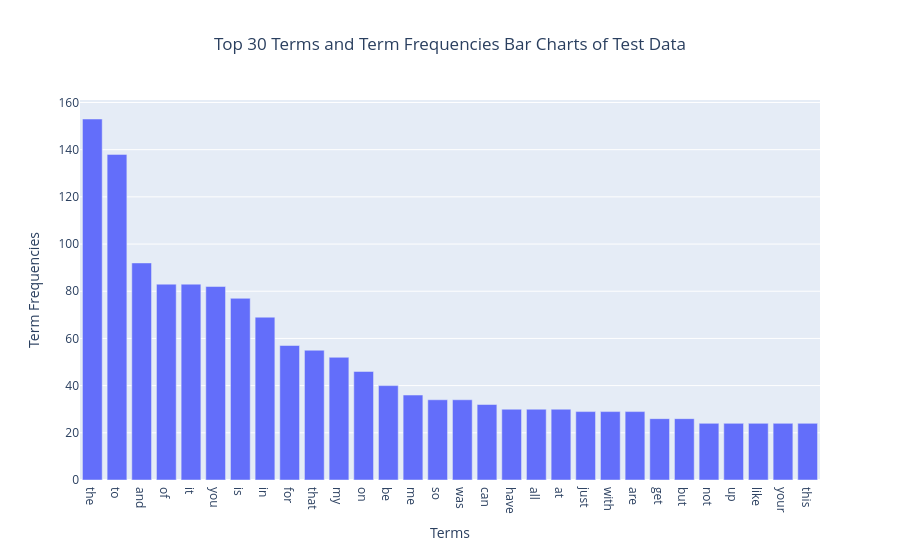

The code cell stored with this chart in its notebook:
### Code cell
freq_col = pd.DataFrame(test_term_frequencies[:], columns=["Frequencies"])
feature_name_col = pd.DataFrame(test_count_vect.get_feature_names_out().tolist()[:], columns=["Features"])
reduced_vis = pd.concat([feature_name_col, freq_col], axis=1) #need to define the axis, or else it would combine row (axis=0 default)

reduced_vis = reduced_vis.sort_values(by="Frequencies", ascending=False)

#get top 20 data
top_terms = reduced_vis[:30]
fig = px.bar(top_terms, top_terms.Features, top_terms.Frequencies, title="Top 30 Terms and Term Frequencies Bar Charts of Test Data")
fig.update_layout(
            xaxis_title="Terms",
            yaxis_title="Term Frequencies",
            title={
                'x': 0.5,
                'xanchor': 'center'
            }
        )
fig.show()

### Figure 1 — Plotly figure (JSON) as saved in the notebook; plotly's stock layout.template omitted (floating-point values rounded to 4 significant figures)
{"data": [{"hovertemplate": "Features=%{x}<br>Frequencies=%{y}<extra></extra>", "legendgroup": "", "marker": {"color": "#636efa", "pattern": {"shape": ""}}, "name": "", "orientation": "v", "showlegend": false, "textposition": "auto", "type": "bar", "x": ["the", "to", "and", "of", "it", "you", "is", "in", "for", "that", "my", "on", "be", "me", "so", "was", "can", "have", "all", "at", "just", "with", "are", "get", "but", "not", "up", "like", "your", "this"], "xaxis": "x", "y": [153, 138, 92, 83, 83, 82, 77, 69, 57, 55, 52, 46, 40, 36, 34, 34, 32, 30, 30, 30, 29, 29, 29, 26, 26, 24, 24, 24, 24, 24], "yaxis": "y"}], "layout": {"barmode": "relative", "legend": {"tracegroupgap": 0}, "title": {"text": "Top 30 Terms and Term Frequencies Bar Charts of Test Data", "x": 0.5, "xanchor": "center"}, "xaxis": {"anchor": "y", "domain": [0, 1], "title": {"text": "Terms"}}, "yaxis": {"anchor": "x", "domain": [0, 1], "title": {"text": "Term Frequencies"}}}}
